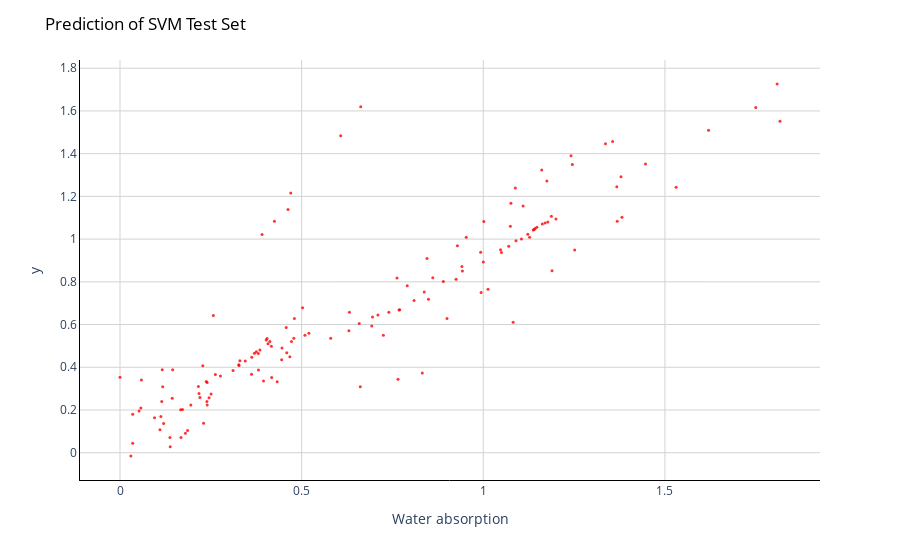

The code cell stored with this chart in its notebook:
### Code cell
# Create a scatter plot
fig = px.scatter(df, x=df['Water absorption'], y=y_pred["RBF"], 
                 opacity=0.8, color_discrete_sequence=['red'])

# Add a best-fit line
#fig.add_scatter(x=df['Water absorption'], y=y_pred["RBF"], name='RBF', opacity=0.8)
#fig.add_scatter
#fig.add_traces(go.Scatter(x=x_range, y=y_svr, name='Support Vector Regression', line=dict(color='red')))
#fig.add_traces(go.Scatter(x=x_range, y=y_svr+10, name='+epsilon', line=dict(color='red', dash='dot')))
#fig.add_traces(go.Scatter(x=x_range, y=y_svr-10, name='-epsilon', line=dict(color='red', dash='dot')))

# Change chart background color
fig.update_layout(dict(plot_bgcolor = 'white'))

# Update axes lines
fig.update_xaxes(showgrid=True, gridwidth=1, gridcolor='lightgrey', 
                 zeroline=True, zerolinewidth=1, zerolinecolor='lightgrey', 
                 showline=True, linewidth=1, linecolor='black')

fig.update_yaxes(showgrid=True, gridwidth=1, gridcolor='lightgrey', 
                 zeroline=True, zerolinewidth=1, zerolinecolor='lightgrey', 
                 showline=True, linewidth=1, linecolor='black')

# Set figure title
fig.update_layout(title=dict(text="Prediction of SVM Test Set", 
                             font=dict(color='black')))
# Update marker size
fig.update_traces(marker=dict(size=3))

fig.show()

### Figure 1 — Plotly figure (JSON) as saved in the notebook; plotly's stock layout.template omitted (floating-point values rounded to 4 significant figures; data arrays with more than 128 entries replaced by an {"elided": "..."} marker saying what was removed)
{"data": [{"hovertemplate": "Water absorption=%{x}<br>y=%{y}<extra></extra>", "legendgroup": "", "marker": {"color": "red", "opacity": 0.8, "size": 3, "symbol": "circle"}, "mode": "markers", "name": "", "orientation": "v", "showlegend": false, "type": "scatter", "x": {"elided": "147 float values"}, "xaxis": "x", "y": {"elided": "147 float values"}, "yaxis": "y"}], "layout": {"legend": {"tracegroupgap": 0}, "margin": {"t": 60}, "plot_bgcolor": "white", "title": {"font": {"color": "black"}, "text": "Prediction of SVM Test Set"}, "xaxis": {"anchor": "y", "domain": [0, 1], "gridcolor": "lightgrey", "gridwidth": 1, "linecolor": "black", "linewidth": 1, "showgrid": true, "showline": true, "title": {"text": "Water absorption"}, "zeroline": true, "zerolinecolor": "lightgrey", "zerolinewidth": 1}, "yaxis": {"anchor": "x", "domain": [0, 1], "gridcolor": "lightgrey", "gridwidth": 1, "linecolor": "black", "linewidth": 1, "showgrid": true, "showline": true, "title": {"text": "y"}, "zeroline": true, "zerolinecolor": "lightgrey", "zerolinewidth": 1}}}
